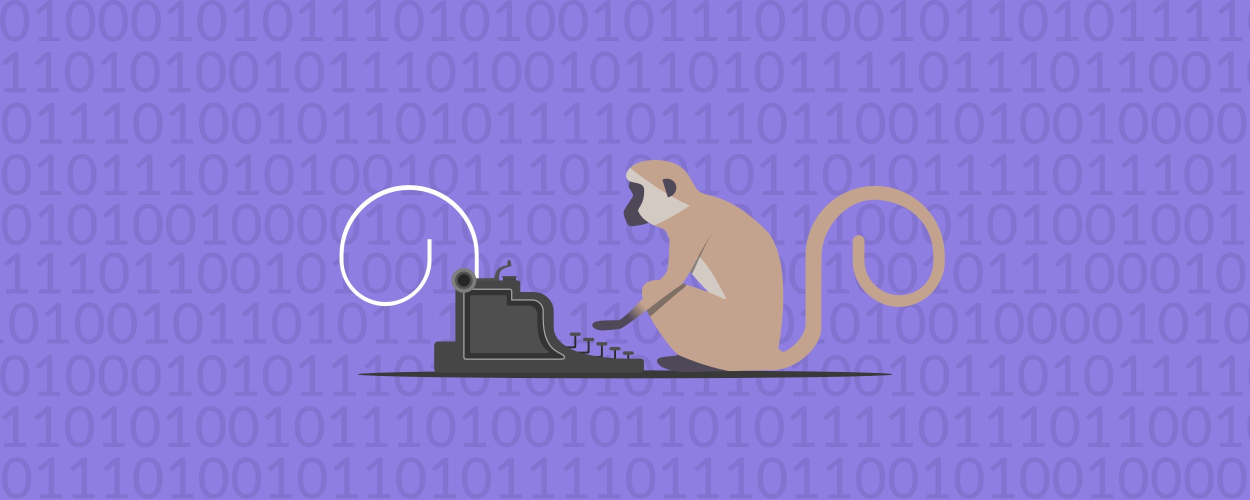
#> input picture pocModel3/23.jpg, 2500 x 1000 px (shown at 1/2 size)
$ python edgeDetection.py 23.jpg MongoStart.JPG MongoStart.JPG MongoStart.JPG MongoStart.JPG
#> lines starting #> are read from the running program, lines starting #| are printed output that depends on the picture; after the words box and inside, x2 and y2 are one past the last pixel; in counts of white or black regions, pixels touching at a corner belong together
import cv2
import numpy
import sys

X = sys.argv[2]
Y = sys.argv[3]
WIDTH = sys.argv[4]
HEIGHT = sys.argv[5]

numpy.set_printoptions(threshold=sys.maxsize)

# Read the original image
img = cv2.imread(sys.argv[1])
#> img is the input picture: shape (1000, 2500, 3); mean B, G, R 213.6, 123.9, 140
img = cv2.resize(img, (670,465), fx=0.4, fy=0.4)
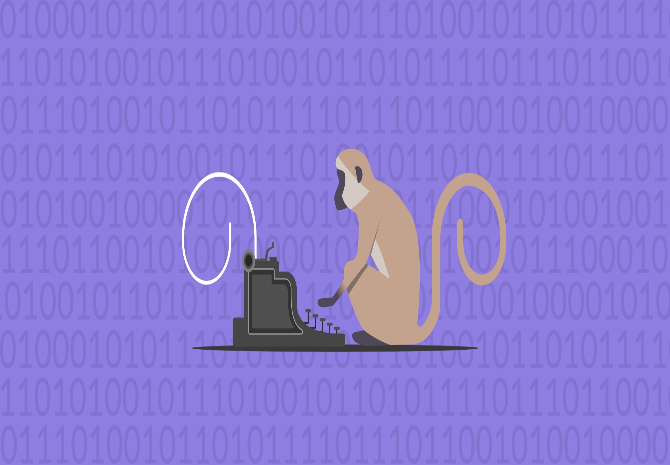
#> img: shape (465, 670, 3); mean B, G, R 213.5, 123.9, 139.9

# Convert to graycsale
img_gray = cv2.cvtColor(img, cv2.COLOR_BGR2GRAY)
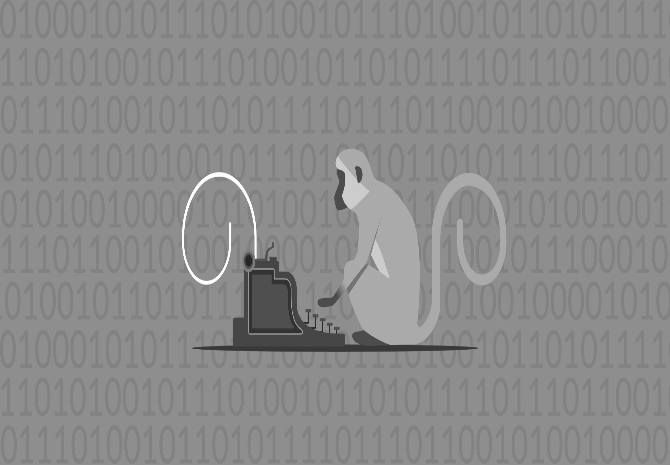
#> img_gray: shape (465, 670); min 32, max 255, mean 138.9
# Blur the image for better edge detection
img_blur = cv2.GaussianBlur(img_gray, (3,3), 0)
# Canny Edge Detection
edges = cv2.Canny(image=img_blur, threshold1=100, threshold2=200) # Canny Edge Detection
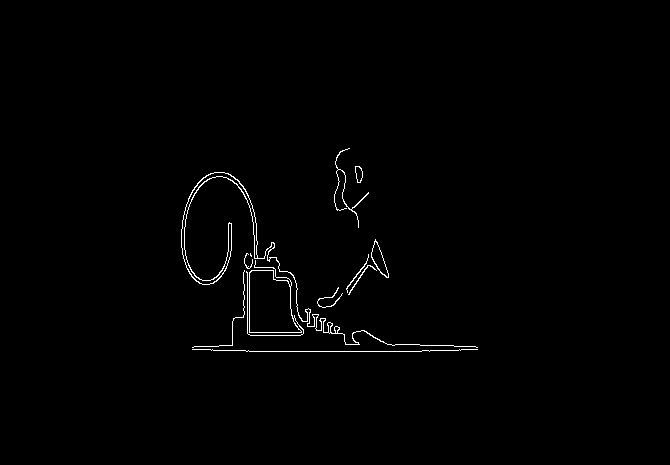
#> edges: shape (465, 670); 0.83% white in thin lines or dots, all inside (x1, y1, x2, y2) = (181, 148, 478, 352)


# Display Canny Edge Detection Image

#
#> (the run stopped early here; a loop or call above may not have finished)
